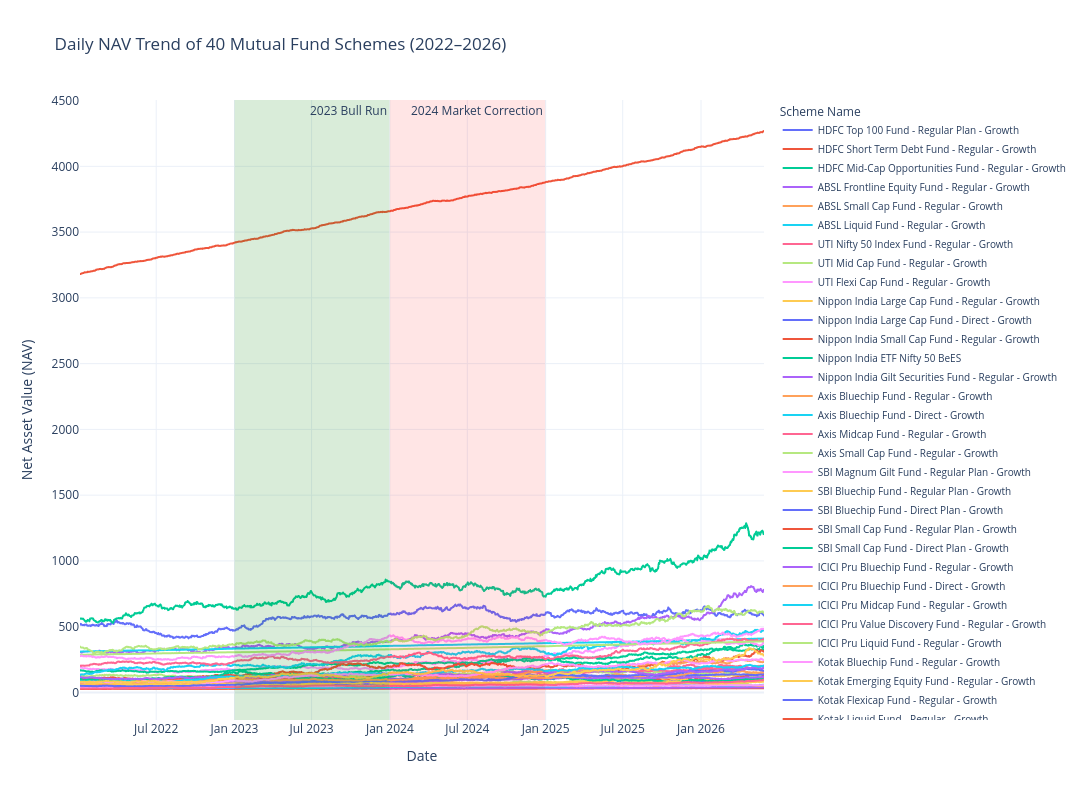

Here is the notebook cell this chart was saved with:
### Markdown cell above
## 1. NAV Trend Analysis

This visualization shows the daily NAV movement for all 40 mutual fund schemes from 2022 to 2026. The chart highlights the 2023 market bull run and the 2024 market correction.

### Code cell
fig = px.line(
    nav_df,
    x="date",
    y="nav",
    color="scheme_name",
    title="Daily NAV Trend of 40 Mutual Fund Schemes (2022–2026)"
)

# Highlight 2023 Bull Run
fig.add_vrect(
    x0="2023-01-01",
    x1="2023-12-31",
    fillcolor="green",
    opacity=0.15,
    line_width=0,
    annotation_text="2023 Bull Run"
)

# Highlight 2024 Market Correction
fig.add_vrect(
    x0="2024-01-01",
    x1="2024-12-31",
    fillcolor="red",
    opacity=0.10,
    line_width=0,
    annotation_text="2024 Market Correction"
)

fig.update_layout(
    template="plotly_white",
    width=1400,
    height=800,
    xaxis_title="Date",
    yaxis_title="Net Asset Value (NAV)",
    legend_title="Scheme Name",
    legend=dict(
        orientation="v",
        y=1,
        x=1.02,
        font=dict(size=10)
    )
)

fig.show()

### Figure 1 — Plotly figure (JSON) as saved in the notebook; plotly's stock layout.template omitted (floating-point values rounded to 4 significant figures; data arrays with more than 128 entries replaced by an {"elided": "..."} marker saying what was removed)
{"data": [{"hovertemplate": "scheme_name=HDFC Top 100 Fund - Regular Plan - Growth<br>date=%{x}<br>nav=%{y}<extra></extra>", "legendgroup": "HDFC Top 100 Fund - Regular Plan - Growth", "line": {"color": "#636efa", "dash": "solid"}, "marker": {"symbol": "circle"}, "mode": "lines", "name": "HDFC Top 100 Fund - Regular Plan - Growth", "showlegend": true, "type": "scattergl", "x": {"elided": "1150 str values"}, "xaxis": "x", "y": {"elided": "1150 float values"}, "yaxis": "y"}, {"hovertemplate": "scheme_name=HDFC Short Term Debt Fund - Regular - Growth<br>date=%{x}<br>nav=%{y}<extra></extra>", "legendgroup": "HDFC Short Term Debt Fund - Regular - Growth", "line": {"color": "#EF553B", "dash": "solid"}, "marker": {"symbol": "circle"}, "mode": "lines", "name": "HDFC Short Term Debt Fund - Regular - Growth", "showlegend": true, "type": "scattergl", "x": {"elided": "1150 str values"}, "xaxis": "x", "y": {"elided": "1150 float values"}, "yaxis": "y"}, {"hovertemplate": "scheme_name=HDFC Mid-Cap Opportunities Fund - Regular - Growth<br>date=%{x}<br>nav=%{y}<extra></extra>", "legendgroup": "HDFC Mid-Cap Opportunities Fund - Regular - Growth", "line": {"color": "#00cc96", "dash": "solid"}, "marker": {"symbol": "circle"}, "mode": "lines", "name": "HDFC Mid-Cap Opportunities Fund - Regular - Growth", "showlegend": true, "type": "scattergl", "x": {"elided": "1150 str values"}, "xaxis": "x", "y": {"elided": "1150 float values"}, "yaxis": "y"}, {"hovertemplate": "scheme_name=ABSL Frontline Equity Fund - Regular - Growth<br>date=%{x}<br>nav=%{y}<extra></extra>", "legendgroup": "ABSL Frontline Equity Fund - Regular - Growth", "line": {"color": "#ab63fa", "dash": "solid"}, "marker": {"symbol": "circle"}, "mode": "lines", "name": "ABSL Frontline Equity Fund - Regular - Growth", "showlegend": true, "type": "scattergl", "x": {"elided": "1150 str values"}, "xaxis": "x", "y": {"elided": "1150 float values"}, "yaxis": "y"}, {"hovertemplate": "scheme_name=ABSL Small Cap Fund - Regular - Growth<br>date=%{x}<br>nav=%{y}<extra></extra>", "legendgroup": "ABSL Small Cap Fund - Regular - Growth", "line": {"color": "#FFA15A", "dash": "solid"}, "marker": {"symbol": "circle"}, "mode": "lines", "name": "ABSL Small Cap Fund - Regular - Growth", "showlegend": true, "type": "scattergl", "x": {"elided": "1150 str values"}, "xaxis": "x", "y": {"elided": "1150 float values"}, "yaxis": "y"}, {"hovertemplate": "scheme_name=ABSL Liquid Fund - Regular - Growth<br>date=%{x}<br>nav=%{y}<extra></extra>", "legendgroup": "ABSL Liquid Fund - Regular - Growth", "line": {"color": "#19d3f3", "dash": "solid"}, "marker": {"symbol": "circle"}, "mode": "lines", "name": "ABSL Liquid Fund - Regular - Growth", "showlegend": true, "type": "scattergl", "x": {"elided": "1150 str values"}, "xaxis": "x", "y": {"elided": "1150 float values"}, "yaxis": "y"}, {"hovertemplate": "scheme_name=UTI Nifty 50 Index Fund - Regular - Growth<br>date=%{x}<br>nav=%{y}<extra></extra>", "legendgroup": "UTI Nifty 50 Index Fund - Regular - Growth", "line": {"color": "#FF6692", "dash": "solid"}, "marker": {"symbol": "circle"}, "mode": "lines", "name": "UTI Nifty 50 Index Fund - Regular - Growth", "showlegend": true, "type": "scattergl", "x": {"elided": "1150 str values"}, "xaxis": "x", "y": {"elided": "1150 float values"}, "yaxis": "y"}, {"hovertemplate": "scheme_name=UTI Mid Cap Fund - Regular - Growth<br>date=%{x}<br>nav=%{y}<extra></extra>", "legendgroup": "UTI Mid Cap Fund - Regular - Growth", "line": {"color": "#B6E880", "dash": "solid"}, "marker": {"symbol": "circle"}, "mode": "lines", "name": "UTI Mid Cap Fund - Regular - Growth", "showlegend": true, "type": "scattergl", "x": {"elided": "1150 str values"}, "xaxis": "x", "y": {"elided": "1150 float values"}, "yaxis": "y"}, {"hovertemplate": "scheme_name=UTI Flexi Cap Fund - Regular - Growth<br>date=%{x}<br>nav=%{y}<extra></extra>", "legendgroup": "UTI Flexi Cap Fund - Regular - Growth", "line": {"color": "#FF97FF", "dash": "solid"}, "marker": {"symbol": "circle"}, "mode": "lines", "name": "UTI Flexi Cap Fund - Regular - Growth", "showlegend": true, "type": "scattergl", "x": {"elided": "1150 str values"}, "xaxis": "x", "y": {"elided": "1150 float values"}, "yaxis": "y"}, {"hovertemplate": "scheme_name=Nippon India Large Cap Fund - Regular - Growth<br>date=%{x}<br>nav=%{y}<extra></extra>", "legendgroup": "Nippon India Large Cap Fund - Regular - Growth", "line": {"color": "#FECB52", "dash": "solid"}, "marker": {"symbol": "circle"}, "mode": "lines", "name": "Nippon India Large Cap Fund - Regular - Growth", "showlegend": true, "type": "scattergl", "x": {"elided": "1150 str values"}, "xaxis": "x", "y": {"elided": "1150 float values"}, "yaxis": "y"}, {"hovertemplate": "scheme_name=Nippon India Large Cap Fund - Direct - Growth<br>date=%{x}<br>nav=%{y}<extra></extra>", "legendgroup": "Nippon India Large Cap Fund - Direct - Growth", "line": {"color": "#636efa", "dash": "solid"}, "marker": {"symbol": "circle"}, "mode": "lines", "name": "Nippon India Large Cap Fund - Direct - Growth", "showlegend": true, "type": "scattergl", "x": {"elided": "1150 str values"}, "xaxis": "x", "y": {"elided": "1150 float values"}, "yaxis": "y"}, {"hovertemplate": "scheme_name=Nippon India Small Cap Fund - Regular - Growth<br>date=%{x}<br>nav=%{y}<extra></extra>", "legendgroup": "Nippon India Small Cap Fund - Regular - Growth", "line": {"color": "#EF553B", "dash": "solid"}, "marker": {"symbol": "circle"}, "mode": "lines", "name": "Nippon India Small Cap Fund - Regular - Growth", "showlegend": true, "type": "scattergl", "x": {"elided": "1150 str values"}, "xaxis": "x", "y": {"elided": "1150 float values"}, "yaxis": "y"}, {"hovertemplate": "scheme_name=Nippon India ETF Nifty 50 BeES<br>date=%{x}<br>nav=%{y}<extra></extra>", "legendgroup": "Nippon India ETF Nifty 50 BeES", "line": {"color": "#00cc96", "dash": "solid"}, "marker": {"symbol": "circle"}, "mode": "lines", "name": "Nippon India ETF Nifty 50 BeES", "showlegend": true, "type": "scattergl", "x": {"elided": "1150 str values"}, "xaxis": "x", "y": {"elided": "1150 float values"}, "yaxis": "y"}, {"hovertemplate": "scheme_name=Nippon India Gilt Securities Fund - Regular - Growth<br>date=%{x}<br>nav=%{y}<extra></extra>", "legendgroup": "Nippon India Gilt Securities Fund - Regular - Growth", "line": {"color": "#ab63fa", "dash": "solid"}, "marker": {"symbol": "circle"}, "mode": "lines", "name": "Nippon India Gilt Securities Fund - Regular - Growth", "showlegend": true, "type": "scattergl", "x": {"elided": "1150 str values"}, "xaxis": "x", "y": {"elided": "1150 float values"}, "yaxis": "y"}, {"hovertemplate": "scheme_name=Axis Bluechip Fund - Regular - Growth<br>date=%{x}<br>nav=%{y}<extra></extra>", "legendgroup": "Axis Bluechip Fund - Regular - Growth", "line": {"color": "#FFA15A", "dash": "solid"}, "marker": {"symbol": "circle"}, "mode": "lines", "name": "Axis Bluechip Fund - Regular - Growth", "showlegend": true, "type": "scattergl", "x": {"elided": "1150 str values"}, "xaxis": "x", "y": {"elided": "1150 float values"}, "yaxis": "y"}, {"hovertemplate": "scheme_name=Axis Bluechip Fund - Direct - Growth<br>date=%{x}<br>nav=%{y}<extra></extra>", "legendgroup": "Axis Bluechip Fund - Direct - Growth", "line": {"color": "#19d3f3", "dash": "solid"}, "marker": {"symbol": "circle"}, "mode": "lines", "name": "Axis Bluechip Fund - Direct - Growth", "showlegend": true, "type": "scattergl", "x": {"elided": "1150 str values"}, "xaxis": "x", "y": {"elided": "1150 float values"}, "yaxis": "y"}, {"hovertemplate": "scheme_name=Axis Midcap Fund - Regular - Growth<br>date=%{x}<br>nav=%{y}<extra></extra>", "legendgroup": "Axis Midcap Fund - Regular - Growth", "line": {"color": "#FF6692", "dash": "solid"}, "marker": {"symbol": "circle"}, "mode": "lines", "name": "Axis Midcap Fund - Regular - Growth", "showlegend": true, "type": "scattergl", "x": {"elided": "1150 str values"}, "xaxis": "x", "y": {"elided": "1150 float values"}, "yaxis": "y"}, {"hovertemplate": "scheme_name=Axis Small Cap Fund - Regular - Growth<br>date=%{x}<br>nav=%{y}<extra></extra>", "legendgroup": "Axis Small Cap Fund - Regular - Growth", "line": {"color": "#B6E880", "dash": "solid"}, "marker": {"symbol": "circle"}, "mode": "lines", "name": "Axis Small Cap Fund - Regular - Growth", "showlegend": true, "type": "scattergl", "x": {"elided": "1150 str values"}, "xaxis": "x", "y": {"elided": "1150 float values"}, "yaxis": "y"}, {"hovertemplate": "scheme_name=SBI Magnum Gilt Fund - Regular Plan - Growth<br>date=%{x}<br>nav=%{y}<extra></extra>", "legendgroup": "SBI Magnum Gilt Fund - Regular Plan - Growth", "line": {"color": "#FF97FF", "dash": "solid"}, "marker": {"symbol": "circle"}, "mode": "lines", "name": "SBI Magnum Gilt Fund - Regular Plan - Growth", "showlegend": true, "type": "scattergl", "x": {"elided": "1150 str values"}, "xaxis": "x", "y": {"elided": "1150 float values"}, "yaxis": "y"}, {"hovertemplate": "scheme_name=SBI Bluechip Fund - Regular Plan - Growth<br>date=%{x}<br>nav=%{y}<extra></extra>", "legendgroup": "SBI Bluechip Fund - Regular Plan - Growth", "line": {"color": "#FECB52", "dash": "solid"}, "marker": {"symbol": "circle"}, "mode": "lines", "name": "SBI Bluechip Fund - Regular Plan - Growth", "showlegend": true, "type": "scattergl", "x": {"elided": "1150 str values"}, "xaxis": "x", "y": {"elided": "1150 float values"}, "yaxis": "y"}, {"hovertemplate": "scheme_name=SBI Bluechip Fund - Direct Plan - Growth<br>date=%{x}<br>nav=%{y}<extra></extra>", "legendgroup": "SBI Bluechip Fund - Direct Plan - Growth", "line": {"color": "#636efa", "dash": "solid"}, "marker": {"symbol": "circle"}, "mode": "lines", "name": "SBI Bluechip Fund - Direct Plan - Growth", "showlegend": true, "type": "scattergl", "x": {"elided": "1150 str values"}, "xaxis": "x", "y": {"elided": "1150 float values"}, "yaxis": "y"}, {"hovertemplate": "scheme_name=SBI Small Cap Fund - Regular Plan - Growth<br>date=%{x}<br>nav=%{y}<extra></extra>", "legendgroup": "SBI Small Cap Fund - Regular Plan - Growth", "line": {"color": "#EF553B", "dash": "solid"}, "marker": {"symbol": "circle"}, "mode": "lines", "name": "SBI Small Cap Fund - Regular Plan - Growth", "showlegend": true, "type": "scattergl", "x": {"elided": "1150 str values"}, "xaxis": "x", "y": {"elided": "1150 float values"}, "yaxis": "y"}, {"hovertemplate": "scheme_name=SBI Small Cap Fund - Direct Plan - Growth<br>date=%{x}<br>nav=%{y}<extra></extra>", "legendgroup": "SBI Small Cap Fund - Direct Plan - Growth", "line": {"color": "#00cc96", "dash": "solid"}, "marker": {"symbol": "circle"}, "mode": "lines", "name": "SBI Small Cap Fund - Direct Plan - Growth", "showlegend": true, "type": "scattergl", "x": {"elided": "1150 str values"}, "xaxis": "x", "y": {"elided": "1150 float values"}, "yaxis": "y"}, {"hovertemplate": "scheme_name=ICICI Pru Bluechip Fund - Regular - Growth<br>date=%{x}<br>nav=%{y}<extra></extra>", "legendgroup": "ICICI Pru Bluechip Fund - Regular - Growth", "line": {"color": "#ab63fa", "dash": "solid"}, "marker": {"symbol": "circle"}, "mode": "lines", "name": "ICICI Pru Bluechip Fund - Regular - Growth", "showlegend": true, "type": "scattergl", "x": {"elided": "1150 str values"}, "xaxis": "x", "y": {"elided": "1150 float values"}, "yaxis": "y"}, {"hovertemplate": "scheme_name=ICICI Pru Bluechip Fund - Direct - Growth<br>date=%{x}<br>nav=%{y}<extra></extra>", "legendgroup": "ICICI Pru Bluechip Fund - Direct - Growth", "line": {"color": "#FFA15A", "dash": "solid"}, "marker": {"symbol": "circle"}, "mode": "lines", "name": "ICICI Pru Bluechip Fund - Direct - Growth", "showlegend": true, "type": "scattergl", "x": {"elided": "1150 str values"}, "xaxis": "x", "y": {"elided": "1150 float values"}, "yaxis": "y"}, {"hovertemplate": "scheme_name=ICICI Pru Midcap Fund - Regular - Growth<br>date=%{x}<br>nav=%{y}<extra></extra>", "legendgroup": "ICICI Pru Midcap Fund - Regular - Growth", "line": {"color": "#19d3f3", "dash": "solid"}, "marker": {"symbol": "circle"}, "mode": "lines", "name": "ICICI Pru Midcap Fund - Regular - Growth", "showlegend": true, "type": "scattergl", "x": {"elided": "1150 str values"}, "xaxis": "x", "y": {"elided": "1150 float values"}, "yaxis": "y"}, {"hovertemplate": "scheme_name=ICICI Pru Value Discovery Fund - Regular - Growth<br>date=%{x}<br>nav=%{y}<extra></extra>", "legendgroup": "ICICI Pru Value Discovery Fund - Regular - Growth", "line": {"color": "#FF6692", "dash": "solid"}, "marker": {"symbol": "circle"}, "mode": "lines", "name": "ICICI Pru Value Discovery Fund - Regular - Growth", "showlegend": true, "type": "scattergl", "x": {"elided": "1150 str values"}, "xaxis": "x", "y": {"elided": "1150 float values"}, "yaxis": "y"}, {"hovertemplate": "scheme_name=ICICI Pru Liquid Fund - Regular - Growth<br>date=%{x}<br>nav=%{y}<extra></extra>", "legendgroup": "ICICI Pru Liquid Fund - Regular - Growth", "line": {"color": "#B6E880", "dash": "solid"}, "marker": {"symbol": "circle"}, "mode": "lines", "name": "ICICI Pru Liquid Fund - Regular - Growth", "showlegend": true, "type": "scattergl", "x": {"elided": "1150 str values"}, "xaxis": "x", "y": {"elided": "1150 float values"}, "yaxis": "y"}, {"hovertemplate": "scheme_name=Kotak Bluechip Fund - Regular - Growth<br>date=%{x}<br>nav=%{y}<extra></extra>", "legendgroup": "Kotak Bluechip Fund - Regular - Growth", "line": {"color": "#FF97FF", "dash": "solid"}, "marker": {"symbol": "circle"}, "mode": "lines", "name": "Kotak Bluechip Fund - Regular - Growth", "showlegend": true, "type": "scattergl", "x": {"elided": "1150 str values"}, "xaxis": "x", "y": {"elided": "1150 float values"}, "yaxis": "y"}, {"hovertemplate": "scheme_name=Kotak Emerging Equity Fund - Regular - Growth<br>date=%{x}<br>nav=%{y}<extra></extra>", "legendgroup": "Kotak Emerging Equity Fund - Regular - Growth", "line": {"color": "#FECB52", "dash": "solid"}, "marker": {"symbol": "circle"}, "mode": "lines", "name": "Kotak Emerging Equity Fund - Regular - Growth", "showlegend": true, "type": "scattergl", "x": {"elided": "1150 str values"}, "xaxis": "x", "y": {"elided": "1150 float values"}, "yaxis": "y"}, {"hovertemplate": "scheme_name=Kotak Flexicap Fund - Regular - Growth<br>date=%{x}<br>nav=%{y}<extra></extra>", "legendgroup": "Kotak Flexicap Fund - Regular - Growth", "line": {"color": "#636efa", "dash": "solid"}, "marker": {"symbol": "circle"}, "mode": "lines", "name": "Kotak Flexicap Fund - Regular - Growth", "showlegend": true, "type": "scattergl", "x": {"elided": "1150 str values"}, "xaxis": "x", "y": {"elided": "1150 float values"}, "yaxis": "y"}, {"hovertemplate": "scheme_name=Kotak Liquid Fund - Regular - Growth<br>date=%{x}<br>nav=%{y}<extra></extra>", "legendgroup": "Kotak Liquid Fund - Regular - Growth", "line": {"color": "#EF553B", "dash": "solid"}, "marker": {"symbol": "circle"}, "mode": "lines", "name": "Kotak Liquid Fund - Regular - Growth", "showlegend": true, "type": "scattergl", "x": {"elided": "1150 str values"}, "xaxis": "x", "y": {"elided": "1150 float values"}, "yaxis": "y"}, {"hovertemplate": "scheme_name=HDFC Top 100 Fund - Direct Plan - Growth<br>date=%{x}<br>nav=%{y}<extra></extra>", "legendgroup": "HDFC Top 100 Fund - Direct Plan - Growth", "line": {"color": "#00cc96", "dash": "solid"}, "marker": {"symbol": "circle"}, "mode": "lines", "name": "HDFC Top 100 Fund - Direct Plan - Growth", "showlegend": true, "type": "scattergl", "x": {"elided": "1150 str values"}, "xaxis": "x", "y": {"elided": "1150 float values"}, "yaxis": "y"}, {"hovertemplate": "scheme_name=HDFC Mid-Cap Opportunities Fund - Direct - Growth<br>date=%{x}<br>nav=%{y}<extra></extra>", "legendgroup": "HDFC Mid-Cap Opportunities Fund - Direct - Growth", "line": {"color": "#ab63fa", "dash": "solid"}, "marker": {"symbol": "circle"}, "mode": "lines", "name": "HDFC Mid-Cap Opportunities Fund - Direct - Growth", "showlegend": true, "type": "scattergl", "x": {"elided": "1150 str values"}, "xaxis": "x", "y": {"elided": "1150 float values"}, "yaxis": "y"}, {"hovertemplate": "scheme_name=Mirae Asset Large Cap Fund - Regular - Growth<br>date=%{x}<br>nav=%{y}<extra></extra>", "legendgroup": "Mirae Asset Large Cap Fund - Regular - Growth", "line": {"color": "#FFA15A", "dash": "solid"}, "marker": {"symbol": "circle"}, "mode": "lines", "name": "Mirae Asset Large Cap Fund - Regular - Growth", "showlegend": true, "type": "scattergl", "x": {"elided": "1150 str values"}, "xaxis": "x", "y": {"elided": "1150 float values"}, "yaxis": "y"}, {"hovertemplate": "scheme_name=Mirae Asset Emerging Bluechip Fund - Regular - Growth<br>date=%{x}<br>nav=%{y}<extra></extra>", "legendgroup": "Mirae Asset Emerging Bluechip Fund - Regular - Growth", "line": {"color": "#19d3f3", "dash": "solid"}, "marker": {"symbol": "circle"}, "mode": "lines", "name": "Mirae Asset Emerging Bluechip Fund - Regular - Growth", "showlegend": true, "type": "scattergl", "x": {"elided": "1150 str values"}, "xaxis": "x", "y": {"elided": "1150 float values"}, "yaxis": "y"}, {"hovertemplate": "scheme_name=Mirae Asset Tax Saver Fund - Regular - Growth<br>date=%{x}<br>nav=%{y}<extra></extra>", "legendgroup": "Mirae Asset Tax Saver Fund - Regular - Growth", "line": {"color": "#FF6692", "dash": "solid"}, "marker": {"symbol": "circle"}, "mode": "lines", "name": "Mirae Asset Tax Saver Fund - Regular - Growth", "showlegend": true, "type": "scattergl", "x": {"elided": "1150 str values"}, "xaxis": "x", "y": {"elided": "1150 float values"}, "yaxis": "y"}, {"hovertemplate": "scheme_name=DSP Top 100 Equity Fund - Regular - Growth<br>date=%{x}<br>nav=%{y}<extra></extra>", "legendgroup": "DSP Top 100 Equity Fund - Regular - Growth", "line": {"color": "#B6E880", "dash": "solid"}, "marker": {"symbol": "circle"}, "mode": "lines", "name": "DSP Top 100 Equity Fund - Regular - Growth", "showlegend": true, "type": "scattergl", "x": {"elided": "1150 str values"}, "xaxis": "x", "y": {"elided": "1150 float values"}, "yaxis": "y"}, {"hovertemplate": "scheme_name=DSP Midcap Fund - Regular - Growth<br>date=%{x}<br>nav=%{y}<extra></extra>", "legendgroup": "DSP Midcap Fund - Regular - Growth", "line": {"color": "#FF97FF", "dash": "solid"}, "marker": {"symbol": "circle"}, "mode": "lines", "name": "DSP Midcap Fund - Regular - Growth", "showlegend": true, "type": "scattergl", "x": {"elided": "1150 str values"}, "xaxis": "x", "y": {"elided": "1150 float values"}, "yaxis": "y"}, {"hovertemplate": "scheme_name=DSP Small Cap Fund - Regular - Growth<br>date=%{x}<br>nav=%{y}<extra></extra>", "legendgroup": "DSP Small Cap Fund - Regular - Growth", "line": {"color": "#FECB52", "dash": "solid"}, "marker": {"symbol": "circle"}, "mode": "lines", "name": "DSP Small Cap Fund - Regular - Growth", "showlegend": true, "type": "scattergl", "x": {"elided": "1150 str values"}, "xaxis": "x", "y": {"elided": "1150 float values"}, "yaxis": "y"}], "layout": {"annotations": [{"showarrow": false, "text": "2023 Bull Run", "x": "2023-12-31", "xanchor": "right", "xref": "x", "y": 1, "yanchor": "top", "yref": "y domain"}, {"showarrow": false, "text": "2024 Market Correction", "x": "2024-12-31", "xanchor": "right", "xref": "x", "y": 1, "yanchor": "top", "yref": "y domain"}], "height": 800, "legend": {"font": {"size": 10}, "orientation": "v", "title": {"text": "Scheme Name"}, "tracegroupgap": 0, "x": 1.02, "y": 1}, "shapes": [{"fillcolor": "green", "line": {"width": 0}, "opacity": 0.15, "type": "rect", "x0": "2023-01-01", "x1": "2023-12-31", "xref": "x", "y0": 0, "y1": 1, "yref": "y domain"}, {"fillcolor": "red", "line": {"width": 0}, "opacity": 0.1, "type": "rect", "x0": "2024-01-01", "x1": "2024-12-31", "xref": "x", "y0": 0, "y1": 1, "yref": "y domain"}], "title": {"text": "Daily NAV Trend of 40 Mutual Fund Schemes (2022–2026)"}, "width": 1400, "xaxis": {"anchor": "y", "domain": [0, 1], "title": {"text": "Date"}}, "yaxis": {"anchor": "x", "domain": [0, 1], "title": {"text": "Net Asset Value (NAV)"}}}}
